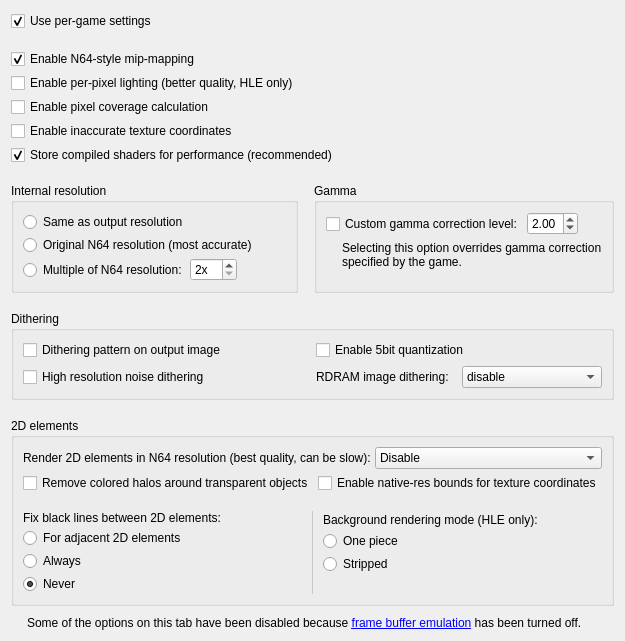
     <widget class="QWidget" name="emulationTab">
      <property name="minimumSize">
       <size>
        <width>0</width>
        <height>380</height>
       </size>
      </property>
      <attribute name="title">
       <string>Emulation</string>
      </attribute>
      <layout class="QVBoxLayout" name="verticalLayout">
       <property name="spacing">
        <number>10</number>
       </property>
       <item>
        <layout class="QVBoxLayout" name="verticalLayout_30">
         <property name="spacing">
          <number>18</number>
         </property>
         <item>
          <widget class="QCheckBox" name="customSettingsCheckBox">
           <property name="sizePolicy">
            <sizepolicy hsizetype="Preferred" vsizetype="Fixed">
             <horstretch>0</horstretch>
             <verstretch>0</verstretch>
            </sizepolicy>
           </property>
           <property name="toolTip">
            <string>&lt;html&gt;&lt;head/&gt;&lt;body&gt;&lt;p&gt;When enabled, all non-default values of settings are stored individually for each game.&lt;/p&gt;&lt;p&gt;When a game is running, settings are displayed and saved for the currently running game.&lt;/p&gt;&lt;p&gt;&lt;span style=&quot; font-weight:600;&quot;&gt;Note:&lt;/span&gt; GLideN64 already contains settings for the optimal performance of most games. Be careful when altering options on 'Emulation' and 'Frame buffer' tab.&lt;/p&gt;&lt;p&gt;[Recommended: &lt;span style=&quot; font-style:italic;&quot;&gt;Checked&lt;/span&gt;]&lt;/p&gt;&lt;/body&gt;&lt;/html&gt;</string>
           </property>
           <property name="text">
            <string>Use per-game settings</string>
           </property>
           <property name="checked">
            <bool>true</bool>
           </property>
          </widget>
         </item>
         <item>
          <widget class="QFrame" name="emulationOptionsFrame">
           <layout class="QVBoxLayout" name="verticalLayout_47">
            <property name="spacing">
             <number>4</number>
            </property>
            <property name="leftMargin">
             <number>0</number>
            </property>
            <property name="topMargin">
             <number>0</number>
            </property>
            <property name="rightMargin">
             <number>0</number>
            </property>
            <property name="bottomMargin">
             <number>0</number>
            </property>
            <item>
             <widget class="QCheckBox" name="emulateLodCheckBox">
              <property name="sizePolicy">
               <sizepolicy hsizetype="Preferred" vsizetype="Minimum">
                <horstretch>0</horstretch>
                <verstretch>0</verstretch>
               </sizepolicy>
              </property>
              <property name="toolTip">
               <string>&lt;html&gt;&lt;head/&gt;&lt;body&gt;&lt;p&gt;The N64 uses a unique method of mip-mapping that's difficult to reproduce correctly on PCs. When checked, this option emulates N64-accurate mip-mapping. When unchecked, some games have sharper distant textures.&lt;/p&gt;&lt;p&gt;[Recommended: &lt;span style=&quot; font-style:italic;&quot;&gt;Checked&lt;/span&gt;]&lt;/p&gt;&lt;/body&gt;&lt;/html&gt;</string>
              </property>
              <property name="text">
               <string>Enable N64-style mip-mapping</string>
              </property>
              <property name="checked">
               <bool>true</bool>
              </property>
             </widget>
            </item>
            <item>
             <widget class="QCheckBox" name="enableHWLightingCheckBox">
              <property name="toolTip">
               <string>&lt;html&gt;&lt;head/&gt;&lt;body&gt;&lt;p&gt;In N64 games lighting is calculated per vertex. This option enables Phong shading, which provides smoother and more realistic lighting.&lt;br/&gt;&lt;br/&gt;[Recommended: &lt;span style=&quot; font-style:italic;&quot;&gt;Your preference&lt;/span&gt;]&lt;/p&gt;&lt;/body&gt;&lt;/html&gt;</string>
              </property>
              <property name="text">
               <string>Enable per-pixel lighting (better quality, HLE only)</string>
              </property>
             </widget>
            </item>
            <item>
             <widget class="QCheckBox" name="enableCoverageCheckBox">
              <property name="toolTip">
               <string>&lt;html&gt;&lt;head/&gt;&lt;body&gt;&lt;p&gt;&lt;span style=&quot; font-weight:600;&quot;&gt;Enable pixel coverage calculation. &lt;/span&gt;&lt;/p&gt;&lt;p&gt;Enables approximated pixel coverage calculation. N64 uses pixel coverage for anti-aliasing and in some special blending modes. Some games have wire-frame mode aka 'pen and ink' mode. This mode also needs pixel coverage calculated. &lt;/p&gt;&lt;p&gt;[Recommended: Checked, unless performance is hurt]&lt;/p&gt;&lt;/body&gt;&lt;/html&gt;</string>
              </property>
              <property name="text">
               <string>Enable pixel coverage calculation</string>
              </property>
             </widget>
            </item>
            <item>
             <widget class="QCheckBox" name="enableInaccurateTextureCoordinatesCheckBox">
              <property name="toolTip">
               <string>&lt;html&gt;&lt;head/&gt;&lt;body&gt;&lt;p&gt;&lt;span style=&quot; font-weight:600;&quot;&gt;Enable inaccurate texture coordinates. &lt;/span&gt;&lt;/p&gt;&lt;p&gt;Enables inaccurate texture coordinate calculations. This can improve performance and texture pack compatibity at the cost of accuracy.&lt;/p&gt;&lt;p&gt;[Recommended: Unchecked, unless performance is hurt or for texture pack compatibility]&lt;/p&gt;&lt;/body&gt;&lt;/html&gt;</string>
              </property>
              <property name="text">
               <string>Enable inaccurate texture coordinates</string>
              </property>
             </widget>
            </item>
            <item>
             <widget class="QCheckBox" name="enableShadersStorageCheckBox">
              <property name="toolTip">
               <string>&lt;html&gt;&lt;head/&gt;&lt;body&gt;&lt;p&gt;Use persistent storage for compiled shader programs.&lt;br/&gt;Each game uses a set of combiners. A combiner is an equation that defines how to build output color from various color inputs. GLideN64 translates shaders, and compiles shader programs on the fly. Shaders are large and complex. If the game uses several new combiners, compiling new shaders will take time and result in stuttering. When this option is checked, these shaders are saved so they're not recompiled the next time you run the game.&lt;/p&gt;&lt;p&gt;[Recommended: &lt;span style=&quot; font-style:italic;&quot;&gt;Checked&lt;/span&gt;]&lt;/p&gt;&lt;/body&gt;&lt;/html&gt;</string>
              </property>
              <property name="text">
               <string>Store compiled shaders for performance (recommended)</string>
              </property>
              <property name="checked">
               <bool>true</bool>
              </property>
             </widget>
            </item>
           </layout>
          </widget>
         </item>
         <item>
          <layout class="QHBoxLayout" name="horizontalLayout_20">
           <property name="spacing">
            <number>16</number>
           </property>
           <item>
            <widget class="QGroupBox" name="factorGroupBox">
             <property name="toolTip">
              <string>&lt;html&gt;&lt;head/&gt;&lt;body&gt;&lt;p&gt;This option sets the output render buffer size. By default, the render buffer is set to the &lt;span style=&quot; font-weight:600;&quot;&gt;Same as output resolution&lt;/span&gt;, but you can set it to the &lt;span style=&quot; font-weight:600;&quot;&gt;Original N64 resolution&lt;/span&gt; or a &lt;span style=&quot; font-weight:600;&quot;&gt;Multiple of N64 resolution&lt;/span&gt;.&lt;/p&gt;&lt;/body&gt;&lt;/html&gt;</string>
             </property>
             <property name="title">
              <string>Internal resolution</string>
             </property>
             <layout class="QVBoxLayout" name="verticalLayout_56">
              <property name="spacing">
               <number>3</number>
              </property>
              <item>
               <widget class="QRadioButton" name="factor0xRadioButton">
                <property name="text">
                 <string>Same as output resolution</string>
                </property>
                <attribute name="buttonGroup">
                 <string notr="true">factorButtonGroup</string>
                </attribute>
               </widget>
              </item>
              <item>
               <widget class="QRadioButton" name="factor1xRadioButton">
                <property name="text">
                 <string>Original N64 resolution (most accurate)</string>
                </property>
                <attribute name="buttonGroup">
                 <string notr="true">factorButtonGroup</string>
                </attribute>
               </widget>
              </item>
              <item>
               <layout class="QHBoxLayout" name="horizontalLayout_27">
                <item>
                 <layout class="QHBoxLayout" name="horizontalLayout_2">
                  <property name="topMargin">
                   <number>2</number>
                  </property>
                  <item>
                   <widget class="QRadioButton" name="factorXxRadioButton">
                    <property name="text">
                     <string>Multiple of N64 resolution:</string>
                    </property>
                    <attribute name="buttonGroup">
                     <string notr="true">factorButtonGroup</string>
                    </attribute>
                   </widget>
                  </item>
                 </layout>
                </item>
                <item>
                 <widget class="QSpinBox" name="resolutionFactorSpinBox">
                  <property name="suffix">
                   <string>x</string>
                  </property>
                  <property name="minimum">
                   <number>2</number>
                  </property>
                  <property name="maximum">
                   <number>16</number>
                  </property>
                 </widget>
                </item>
                <item>
                 <spacer name="horizontalSpacer_7">
                  <property name="orientation">
                   <enum>Qt::Horizontal</enum>
                  </property>
                  <property name="sizeHint" stdset="0">
                   <size>
                    <width>40</width>
                    <height>20</height>
                   </size>
                  </property>
                 </spacer>
                </item>
               </layout>
              </item>
             </layout>
            </widget>
           </item>
           <item>
            <widget class="QGroupBox" name="gammaCorrectionGroupBox">
             <property name="toolTip">
              <string>&lt;html&gt;&lt;head/&gt;&lt;body&gt;&lt;p&gt;Some N64 games use gamma correction to brighten the image. When the frame buffer is enabled, gamma correction is applied automatically for all games that use it on the N64. You can use your own gamma correction instead with this option. The default level, used on the N64, is 2.&lt;/p&gt;&lt;p&gt;[Recommended: &lt;span style=&quot; font-style:italic;&quot;&gt;Unchecked; 2.00&lt;/span&gt;]&lt;/p&gt;&lt;/body&gt;&lt;/html&gt;</string>
             </property>
             <property name="title">
              <string>Gamma</string>
             </property>
             <layout class="QVBoxLayout" name="verticalLayout_15">
              <property name="spacing">
               <number>4</number>
              </property>
              <item>
               <layout class="QHBoxLayout" name="horizontalLayout_12">
                <item>
                 <widget class="QCheckBox" name="gammaCorrectionCheckBox">
                  <property name="text">
                   <string>Custom gamma correction level:</string>
                  </property>
                 </widget>
                </item>
                <item>
                 <layout class="QVBoxLayout" name="verticalLayout_16">
                  <property name="spacing">
                   <number>0</number>
                  </property>
                  <item>
                   <widget class="QDoubleSpinBox" name="gammaLevelSpinBox">
                    <property name="minimum">
                     <double>1.000000000000000</double>
                    </property>
                    <property name="maximum">
                     <double>4.000000000000000</double>
                    </property>
                    <property name="singleStep">
                     <double>0.100000000000000</double>
                    </property>
                    <property name="value">
                     <double>2.000000000000000</double>
                    </property>
                   </widget>
                  </item>
                  <item>
                   <spacer name="verticalSpacer_4">
                    <property name="orientation">
                     <enum>Qt::Vertical</enum>
                    </property>
                    <property name="sizeType">
                     <enum>QSizePolicy::Fixed</enum>
                    </property>
                    <property name="sizeHint" stdset="0">
                     <size>
                      <width>0</width>
                      <height>2</height>
                     </size>
                    </property>
                   </spacer>
                  </item>
                 </layout>
                </item>
                <item>
                 <spacer name="horizontalSpacer_5">
                  <property name="orientation">
                   <enum>Qt::Horizontal</enum>
                  </property>
                  <property name="sizeHint" stdset="0">
                   <size>
                    <width>0</width>
                    <height>0</height>
                   </size>
                  </property>
                 </spacer>
                </item>
               </layout>
              </item>
              <item>
               <widget class="QFrame" name="gammaCorrectionNoteFrame">
                <layout class="QHBoxLayout" name="horizontalLayout_21">
                 <property name="spacing">
                  <number>9</number>
                 </property>
                 <property name="leftMargin">
                  <number>0</number>
                 </property>
                 <property name="topMargin">
                  <number>0</number>
                 </property>
                 <property name="rightMargin">
                  <number>0</number>
                 </property>
                 <property name="bottomMargin">
                  <number>0</number>
                 </property>
                 <item>
                  <widget class="QLabel" name="gammaCorrectionNoteIcon">
                   <property name="sizePolicy">
                    <sizepolicy hsizetype="Fixed" vsizetype="Fixed">
                     <horstretch>0</horstretch>
                     <verstretch>0</verstretch>
                    </sizepolicy>
                   </property>
                   <property name="pixmap">
                    <pixmap resource="icon.qrc">:/Info.ico</pixmap>
                   </property>
                  </widget>
                 </item>
                 <item>
                  <widget class="QLabel" name="gammaCorrectionNoteLabel">
                   <property name="text">
                    <string>Selecting this option overrides gamma correction specified by the game.</string>
                   </property>
                   <property name="wordWrap">
                    <bool>true</bool>
                   </property>
                  </widget>
                 </item>
                </layout>
               </widget>
              </item>
              <item>
               <spacer name="verticalSpacer_15">
                <property name="orientation">
                 <enum>Qt::Vertical</enum>
                </property>
                <property name="sizeHint" stdset="0">
                 <size>
                  <width>0</width>
                  <height>0</height>
                 </size>
                </property>
               </spacer>
              </item>
             </layout>
            </widget>
           </item>
          </layout>
         </item>
         <item>
          <widget class="QGroupBox" name="ditheringGroupBox">
           <property name="title">
            <string>Dithering</string>
           </property>
           <layout class="QGridLayout" name="gridLayout_6">
            <item row="0" column="1">
             <widget class="QCheckBox" name="ditheringQuantizationCheckBox">
              <property name="toolTip">
               <string>&lt;html&gt;&lt;head/&gt;&lt;body&gt;&lt;p&gt;Like real hardware this setting reduces the number of colors if dithering is used. Removes undesired dithering fragments. Default = enabled.&lt;/p&gt;&lt;/body&gt;&lt;/html&gt;</string>
              </property>
              <property name="text">
               <string>Enable 5bit quantization</string>
              </property>
             </widget>
            </item>
            <item row="1" column="0">
             <widget class="QCheckBox" name="hiresNoiseDitheringCheckBox">
              <property name="toolTip">
               <string>&lt;html&gt;&lt;head/&gt;&lt;body&gt;&lt;p&gt;This setting doubles noise resolution to get a finer noise effect at higher resolutions. Default = disabled.&lt;/p&gt;&lt;/body&gt;&lt;/html&gt;</string>
              </property>
              <property name="text">
               <string>High resolution noise dithering</string>
              </property>
             </widget>
            </item>
            <item row="0" column="0">
             <widget class="QCheckBox" name="ditheringPatternCheckBox">
              <property name="toolTip">
               <string>&lt;html&gt;&lt;head/&gt;&lt;body&gt;&lt;p&gt;This setting enables game controlled ordered grid dithering. Enable it for accurate representation. Default = disabled.&lt;/p&gt;&lt;/body&gt;&lt;/html&gt;</string>
              </property>
              <property name="text">
               <string>Dithering pattern on output image</string>
              </property>
             </widget>
            </item>
            <item row="1" column="1">
             <layout class="QHBoxLayout" name="horizontalLayout_24">
              <item>
               <widget class="QLabel" name="ditheringLabel">
                <property name="toolTip">
                 <string>&lt;html&gt;&lt;head/&gt;&lt;body&gt;&lt;p&gt;RDRAM dithering prevents color banding in games with framebuffer effects.&lt;/p&gt;&lt;/body&gt;&lt;/html&gt;</string>
                </property>
                <property name="text">
                 <string>RDRAM image dithering:</string>
                </property>
               </widget>
              </item>
              <item>
               <widget class="QComboBox" name="ditheringModeComboBox">
                <property name="toolTip">
                 <string>&lt;html&gt;&lt;head/&gt;&lt;body&gt;&lt;p&gt;Settings: Disabled, Bayer ordered grid dithering, Magic Square ordered grid dithering or blue noise dithering. Blue noise dithering produces unobtrusive results. Default = blue noise dithering.&lt;/p&gt;&lt;/body&gt;&lt;/html&gt;</string>
                </property>
                <item>
                 <property name="text">
                  <string>disable</string>
                 </property>
                </item>
                <item>
                 <property name="text">
                  <string>Bayer</string>
                 </property>
                </item>
                <item>
                 <property name="text">
                  <string>Magic square</string>
                 </property>
                </item>
                <item>
                 <property name="text">
                  <string>Blue noise</string>
                 </property>
                </item>
               </widget>
              </item>
             </layout>
            </item>
           </layout>
          </widget>
         </item>
         <item>
          <widget class="QGroupBox" name="nativeRes2DGroupBox">
           <property name="title">
            <string>2D elements</string>
           </property>
           <layout class="QVBoxLayout" name="verticalLayout_48">
            <property name="spacing">
             <number>18</number>
            </property>
            <item>
             <layout class="QVBoxLayout" name="verticalLayout_31">
              <property name="spacing">
               <number>4</number>
              </property>
              <property name="leftMargin">
               <number>0</number>
              </property>
              <property name="topMargin">
               <number>0</number>
              </property>
              <property name="rightMargin">
               <number>0</number>
              </property>
              <property name="bottomMargin">
               <number>0</number>
              </property>
              <item>
               <layout class="QHBoxLayout" name="nativeRes2Dlayout">
                <item>
                 <widget class="QLabel" name="nativeRes2DLabel">
                  <property name="toolTip">
                   <string>&lt;html&gt;&lt;head/&gt;&lt;body&gt;&lt;p&gt;When checked, 2D elements are rendered at the N64s resolution before copying them to output. This usually eliminates display issues with 2D elements, but it can be slow. This option uses heuristics to detect adjacent 2D elements that doesn't work for every game.&lt;/p&gt;&lt;p&gt;[Recommended: &lt;span style=&quot; font-style:italic;&quot;&gt;Checked, unless you have performance problems&lt;/span&gt;]&lt;/p&gt;&lt;/body&gt;&lt;/html&gt;</string>
                  </property>
                  <property name="text">
                   <string>Render 2D elements in N64 resolution (best quality, can be slow):</string>
                  </property>
                 </widget>
                </item>
                <item>
                 <widget class="QComboBox" name="nativeRes2DComboBox">
                  <property name="toolTip">
                   <string>&lt;html&gt;&lt;head/&gt;&lt;body&gt;&lt;p&gt;When checked, 2D elements are rendered at the N64s resolution before copying them to output. This usually eliminates display issues with 2D elements, but it can be slow. This option uses heuristics to detect adjacent 2D elements that doesn't work for every game.&lt;/p&gt;&lt;p&gt;[Recommended: &lt;span style=&quot; font-style:italic;&quot;&gt;Checked, unless you have performance problems&lt;/span&gt;]&lt;/p&gt;&lt;/body&gt;&lt;/html&gt;</string>
                  </property>
                  <item>
                   <property name="text">
                    <string>Disable</string>
                   </property>
                  </item>
                  <item>
                   <property name="text">
                    <string>Enable optimized</string>
                   </property>
                  </item>
                  <item>
                   <property name="text">
                    <string>Enable unoptimized</string>
                   </property>
                  </item>
                 </widget>
                </item>
               </layout>
              </item>
              <item>
               <layout class="QHBoxLayout" name="horizontalLayout_29">
                <item>
                 <widget class="QCheckBox" name="halosRemovalCheckBox">
                  <property name="text">
                   <string>Remove colored halos around transparent objects</string>
                  </property>
                 </widget>
                </item>
                <item>
                 <widget class="QCheckBox" name="texCoordBoundsCheckBox">
                  <property name="toolTip">
                   <string>&lt;html&gt;&lt;head/&gt;&lt;body&gt;&lt;p&gt;Bound texture rectangle texture coordinates to the values they take in native resolutions. It prevents garbage due to fetching out of texture bounds, but can result in hard edges.&lt;/p&gt;&lt;/body&gt;&lt;/html&gt;</string>
                  </property>
                  <property name="text">
                   <string>Enable native-res bounds for texture coordinates</string>
                  </property>
                 </widget>
                </item>
               </layout>
              </item>
             </layout>
            </item>
            <item>
             <layout class="QHBoxLayout" name="horizontalLayout_15">
              <property name="spacing">
               <number>9</number>
              </property>
              <item>
               <widget class="QFrame" name="fixTexrectFrame">
                <property name="toolTip">
                 <string>&lt;html&gt;&lt;head/&gt;&lt;body&gt;&lt;p&gt;In some games the coordinates for parts of 2D elements are not aligned: there is a half-pixel split between adjacent elements. When rendering at the N64's original resolution it isn't visible, but when the image is scaled up it results in black lines. This option attempts to connect these 2D elements.&lt;/p&gt;&lt;p&gt;&lt;span style=&quot; font-weight:600;&quot;&gt;For adjacent 2D elements&lt;/span&gt;: Apply the correction only for polygons that need it. Select this option for games that have issues with black lines.&lt;/p&gt;&lt;p&gt;&lt;span style=&quot; font-weight:600;&quot;&gt;Always&lt;/span&gt;: Apply the correction for every 2D element. Select this option when &lt;span style=&quot; font-weight:600;&quot;&gt;For adjacent 2D elements&lt;/span&gt; doesn't help.&lt;/p&gt;&lt;p&gt;&lt;span style=&quot; font-weight:600;&quot;&gt;Never&lt;/span&gt;: Don't attempt to correct black lines between 2D elements.&lt;/p&gt;&lt;p&gt;[Recommended: &lt;span style=&quot; font-style:italic;&quot;&gt;Game dependent, mostly Never&lt;/span&gt;]&lt;/p&gt;&lt;/body&gt;&lt;/html&gt;</string>
                </property>
                <layout class="QVBoxLayout" name="verticalLayout_5">
                 <property name="spacing">
                  <number>3</number>
                 </property>
                 <property name="leftMargin">
                  <number>0</number>
                 </property>
                 <property name="topMargin">
                  <number>0</number>
                 </property>
                 <property name="rightMargin">
                  <number>0</number>
                 </property>
                 <property name="bottomMargin">
                  <number>0</number>
                 </property>
                 <item>
                  <widget class="QLabel" name="fixBlackLinesLabel">
                   <property name="text">
                    <string extracomment="2D elements, formerly labelled texrects, are usually used for title screens or HUDs">Fix black lines between 2D elements:</string>
                   </property>
                   <property name="wordWrap">
                    <bool>true</bool>
                   </property>
                  </widget>
                 </item>
                 <item>
                  <widget class="QRadioButton" name="fixTexrectSmartRadioButton">
                   <property name="sizePolicy">
                    <sizepolicy hsizetype="Preferred" vsizetype="Fixed">
                     <horstretch>0</horstretch>
                     <verstretch>0</verstretch>
                    </sizepolicy>
                   </property>
                   <property name="text">
                    <string extracomment="The label for this control is &quot;Fix black lines between 2D elements&quot;">For adjacent 2D elements</string>
                   </property>
                   <attribute name="buttonGroup">
                    <string notr="true">fixTexrectCoordsButtonGroup</string>
                   </attribute>
                  </widget>
                 </item>
                 <item>
                  <widget class="QRadioButton" name="fixTexrectForceRadioButton">
                   <property name="text">
                    <string extracomment="The label for this control is &quot;Fix black lines between 2D elements&quot;">Always</string>
                   </property>
                   <attribute name="buttonGroup">
                    <string notr="true">fixTexrectCoordsButtonGroup</string>
                   </attribute>
                  </widget>
                 </item>
                 <item>
                  <widget class="QRadioButton" name="fixTexrectDisableRadioButton">
                   <property name="text">
                    <string extracomment="The label for this control is &quot;Fix black lines between 2D elements&quot;">Never</string>
                   </property>
                   <property name="checked">
                    <bool>true</bool>
                   </property>
                   <attribute name="buttonGroup">
                    <string notr="true">fixTexrectCoordsButtonGroup</string>
                   </attribute>
                  </widget>
                 </item>
                </layout>
               </widget>
              </item>
              <item>
               <widget class="Line" name="line_2">
                <property name="styleSheet">
                 <string notr="true">color: rgba(0, 0, 0, 15%);</string>
                </property>
                <property name="frameShadow">
                 <enum>QFrame::Plain</enum>
                </property>
                <property name="orientation">
                 <enum>Qt::Vertical</enum>
                </property>
               </widget>
              </item>
              <item>
               <widget class="QFrame" name="bgModeFrame">
                <property name="toolTip">
                 <string>&lt;html&gt;&lt;head/&gt;&lt;body&gt;&lt;p&gt;Background is a complex macro command used to render large (normally full screen) images. Since background images usually don't fit texture memory, the microcode splits them on narrow strips and renders them one by one. HLE code has two modes to emulate background commands:&lt;/p&gt;&lt;p&gt;&lt;span style=&quot; font-weight:600;&quot;&gt;One piece&lt;/span&gt;: The whole background image rendred as one textured rectangle. This method is normally much faster, but the result is not always correct.&lt;/p&gt;&lt;p&gt;&lt;span style=&quot; font-weight:600;&quot;&gt;Stripped&lt;/span&gt;: This method emulates background commands as close as possible to actual microcode implementation. It's slower but more precise. Another problem: some games may have gaps between rendered strips in high resolution. Use &amp;quot;Render 2D elements in N64 resolution&amp;quot; option to remove the gaps.&lt;/p&gt;&lt;p&gt;[Recommended: &lt;span style=&quot; font-style:italic;&quot;&gt;Game dependent, mostly Stripped&lt;/span&gt;]&lt;/p&gt;&lt;/body&gt;&lt;/html&gt;</string>
                </property>
                <layout class="QVBoxLayout" name="verticalLayout_35">
                 <property name="spacing">
                  <number>3</number>
                 </property>
                 <property name="leftMargin">
                  <number>0</number>
                 </property>
                 <property name="topMargin">
                  <number>0</number>
                 </property>
                 <property name="rightMargin">
                  <number>0</number>
                 </property>
                 <property name="bottomMargin">
                  <number>0</number>
                 </property>
                 <item>
                  <widget class="QLabel" name="bgModeLabel">
                   <property name="text">
                    <string>Background rendering mode (HLE only):</string>
                   </property>
                  </widget>
                 </item>
                 <item>
                  <widget class="QRadioButton" name="bgModeOnePieceRadioButton">
                   <property name="text">
                    <string>One piece</string>
                   </property>
                  </widget>
                 </item>
                 <item>
                  <widget class="QRadioButton" name="bgModeStrippedRadioButton">
                   <property name="text">
                    <string>Stripped</string>
                   </property>
                  </widget>
                 </item>
                 <item>
                  <spacer name="verticalSpacer_13">
                   <property name="orientation">
                    <enum>Qt::Vertical</enum>
                   </property>
                   <property name="sizeType">
                    <enum>QSizePolicy::Preferred</enum>
                   </property>
                   <property name="sizeHint" stdset="0">
                    <size>
                     <width>0</width>
                     <height>20</height>
                    </size>
                   </property>
                  </spacer>
                 </item>
                </layout>
               </widget>
              </item>
             </layout>
            </item>
           </layout>
          </widget>
         </item>
        </layout>
       </item>
       <item>
        <spacer name="verticalSpacer_2">
         <property name="orientation">
          <enum>Qt::Vertical</enum>
         </property>
         <property name="sizeHint" stdset="0">
          <size>
           <width>0</width>
           <height>0</height>
          </size>
         </property>
        </spacer>
       </item>
       <item>
        <widget class="QFrame" name="frameBufferInfoFrame2">
         <layout class="QHBoxLayout" name="horizontalLayout_30">
          <property name="spacing">
           <number>9</number>
          </property>
          <property name="leftMargin">
           <number>0</number>
          </property>
          <property name="topMargin">
           <number>0</number>
          </property>
          <property name="rightMargin">
           <number>0</number>
          </property>
          <property name="bottomMargin">
           <number>0</number>
          </property>
          <item>
           <widget class="QLabel" name="frameBufferInfoIcon2">
            <property name="sizePolicy">
             <sizepolicy hsizetype="Fixed" vsizetype="Preferred">
              <horstretch>0</horstretch>
              <verstretch>0</verstretch>
             </sizepolicy>
            </property>
            <property name="text">
             <string notr="true"/>
            </property>
            <property name="pixmap">
             <pixmap resource="icon.qrc">:/Info.ico</pixmap>
            </property>
           </widget>
          </item>
          <item>
           <widget class="QLabel" name="frameBufferInfoLabel2">
            <property name="text">
             <string>Some of the options on this tab have been disabled because &lt;a href=&quot;#frameBuffer&quot;&gt;frame buffer emulation&lt;/a&gt; has been turned off.</string>
            </property>
            <property name="wordWrap">
             <bool>true</bool>
            </property>
            <property name="textInteractionFlags">
             <set>Qt::LinksAccessibleByKeyboard|Qt::LinksAccessibleByMouse</set>
            </property>
           </widget>
          </item>
         </layout>
        </widget>
       </item>
      </layout>
     </widget>
